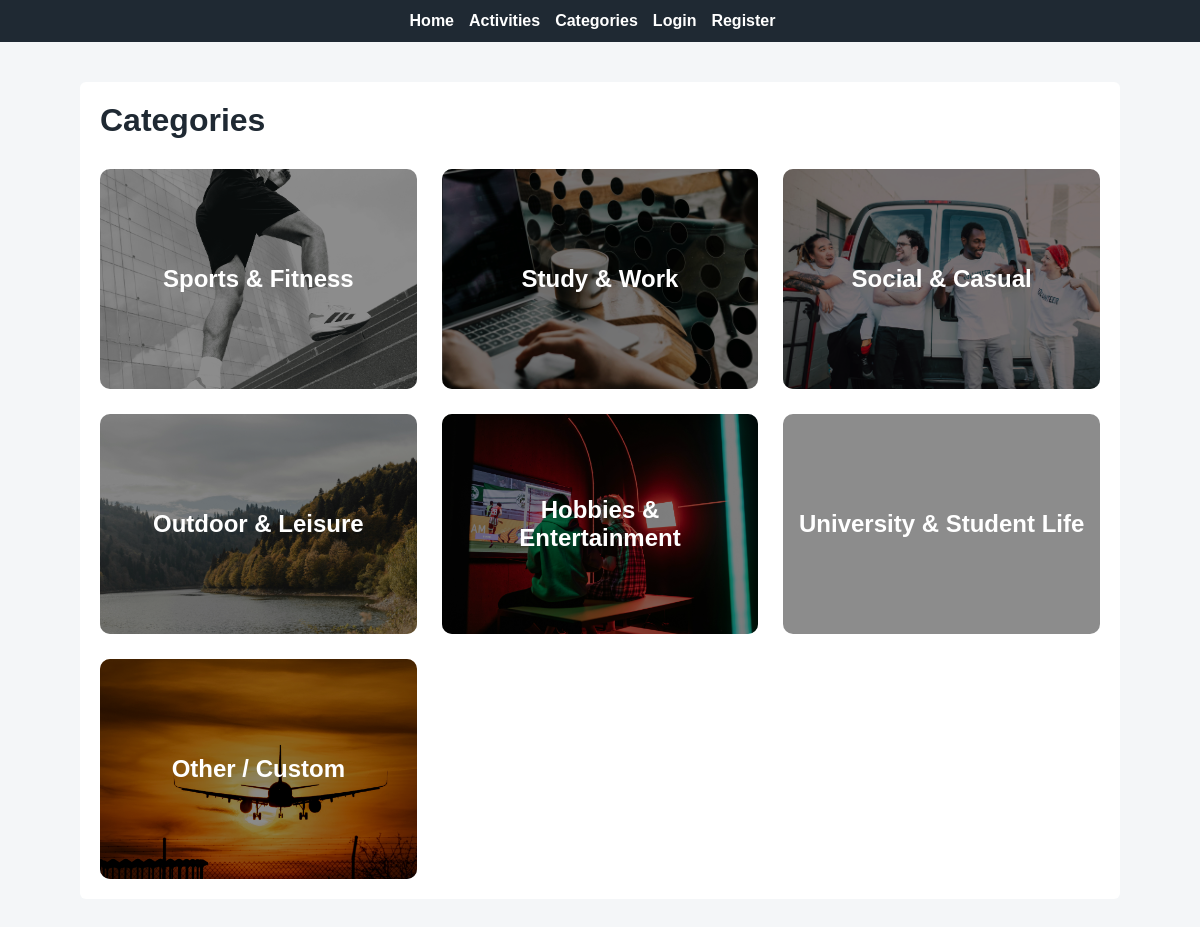
The page /categories on the database its author committed.
### app/models.py (models this page shows, shortened)
class Category(db.Model):
    __tablename__ = 'categories'
    id = db.Column(db.Integer, primary_key=True)
    name = db.Column(db.String(100), unique=True, nullable=False)
    description = db.Column(db.Text)
    created_at = db.Column(db.DateTime, default=datetime.now(timezone.utc))
    activity_types = db.relationship('ActivityType', backref='category', lazy='dynamic')

### app/routes.py (the view)
@app.route("/categories")
def categories():
    categories = Category.query.all()
    return render_template("categories.html", categories=categories)

### app/routes.py (called while the page is built)
@app.before_request
def before_request():
    if current_user.is_authenticated:
        current_user.last_seen = datetime.now(timezone.utc)
        db.session.commit()

### app/templates/categories.html
{% extends "base.html" %}
{% block content %}
<h1>Categories</h1>
<div class="categories-grid">
    {% for category in categories %}
        <a href="{{ url_for('category_detail', id=category.id) }}"
           class="category-card category-{{ category.id }}">
            <div class="category-overlay">
                <h2>{{ category.name }}</h2>
            </div>
        </a>
    {% endfor %}
</div>
{% endblock %}

### app/templates/base.html (shortened to what this page needs)
<!DOCTYPE html>
<html lang="en">
<head>
    <link rel="stylesheet" href="{{ url_for('static', filename='css/style.css') }}">
</head>
<body>
<nav>
    <a href="/">Home</a>
    <a href="/activities">Activities</a>
    <a href="/categories">Categories</a>
    {% if current_user.is_anonymous %}
      <a href="{{ url_for('login') }}">Login</a>
      <a href="/register">Register</a>
      {% else %}
      <a href="{{url_for('profile', username=current_user.username)}}">Profile</a>
      <a href="{{ url_for('logout') }}">Logout</a>
      {% endif %}
</nav>
<main>
    {% block content %}
    {% endblock %}
</main>
</body>
</html>

### app/static/css/style.css (style rules this page uses)
body { font-family: Arial, Helvetica, sans-serif; margin: 0; padding: 0; background-color: #f4f6f8; color: #333; }
main { max-width: 1000px; margin: 40px auto; padding: 20px; background-color: #ffffff; border-radius: 6px; }
nav { background-color: #1f2933; padding: 12px 20px; display: flex; justify-content: center; }
nav a { color: #ffffff; text-decoration: none; margin-right: 15px; font-weight: bold; }
h1 { margin-top: 0; color: #1f2933; }
.categories-grid { display: grid; grid-template-columns: repeat(auto-fit, minmax(260px, 1fr)); gap: 25px; margin-top: 30px; }
.category-card { position: relative; height: 220px; border-radius: 10px; overflow: hidden; text-decoration: none; background-size: cover; background-position: center; transition: transform 0.2s ease, box-shadow 0.2s ease; }
.category-overlay { position: absolute; inset: 0; background: rgba(0, 0, 0, 0.45); display: flex; align-items: center; justify-content: center; }
.category-overlay h2 { color: white; font-size: 1.5em; text-align: center; padding: 0 15px; }
.category-1 { background-image: url("/static/images/sport_fit.jpg"); }
.category-2 { background-image: url("/static/images/work.jpg"); }
.category-3 { background-image: url("/static/images/social.jpg"); }
.category-4 { background-image: url("/static/images/outdoor.jpg"); }
.category-5 { background-image: url("/static/images/gaming.jpg"); }
.category-6 { background-image: url("/static/images/study.jpg"); }
.category-7 { background-image: url("/static/images/custom.jpg"); }

### rows shown on the page
Category: shows a picture, name "Sports & Fitness"
Category: shows a picture, name "Study & Work"
Category: shows a picture, name "Social & Casual"
Category: shows a picture, name "Outdoor & Leisure"
Category: shows a picture, name "Hobbies & Entertainment"
Category: name "University & Student Life"
Category: shows a picture, name "Other / Custom"
